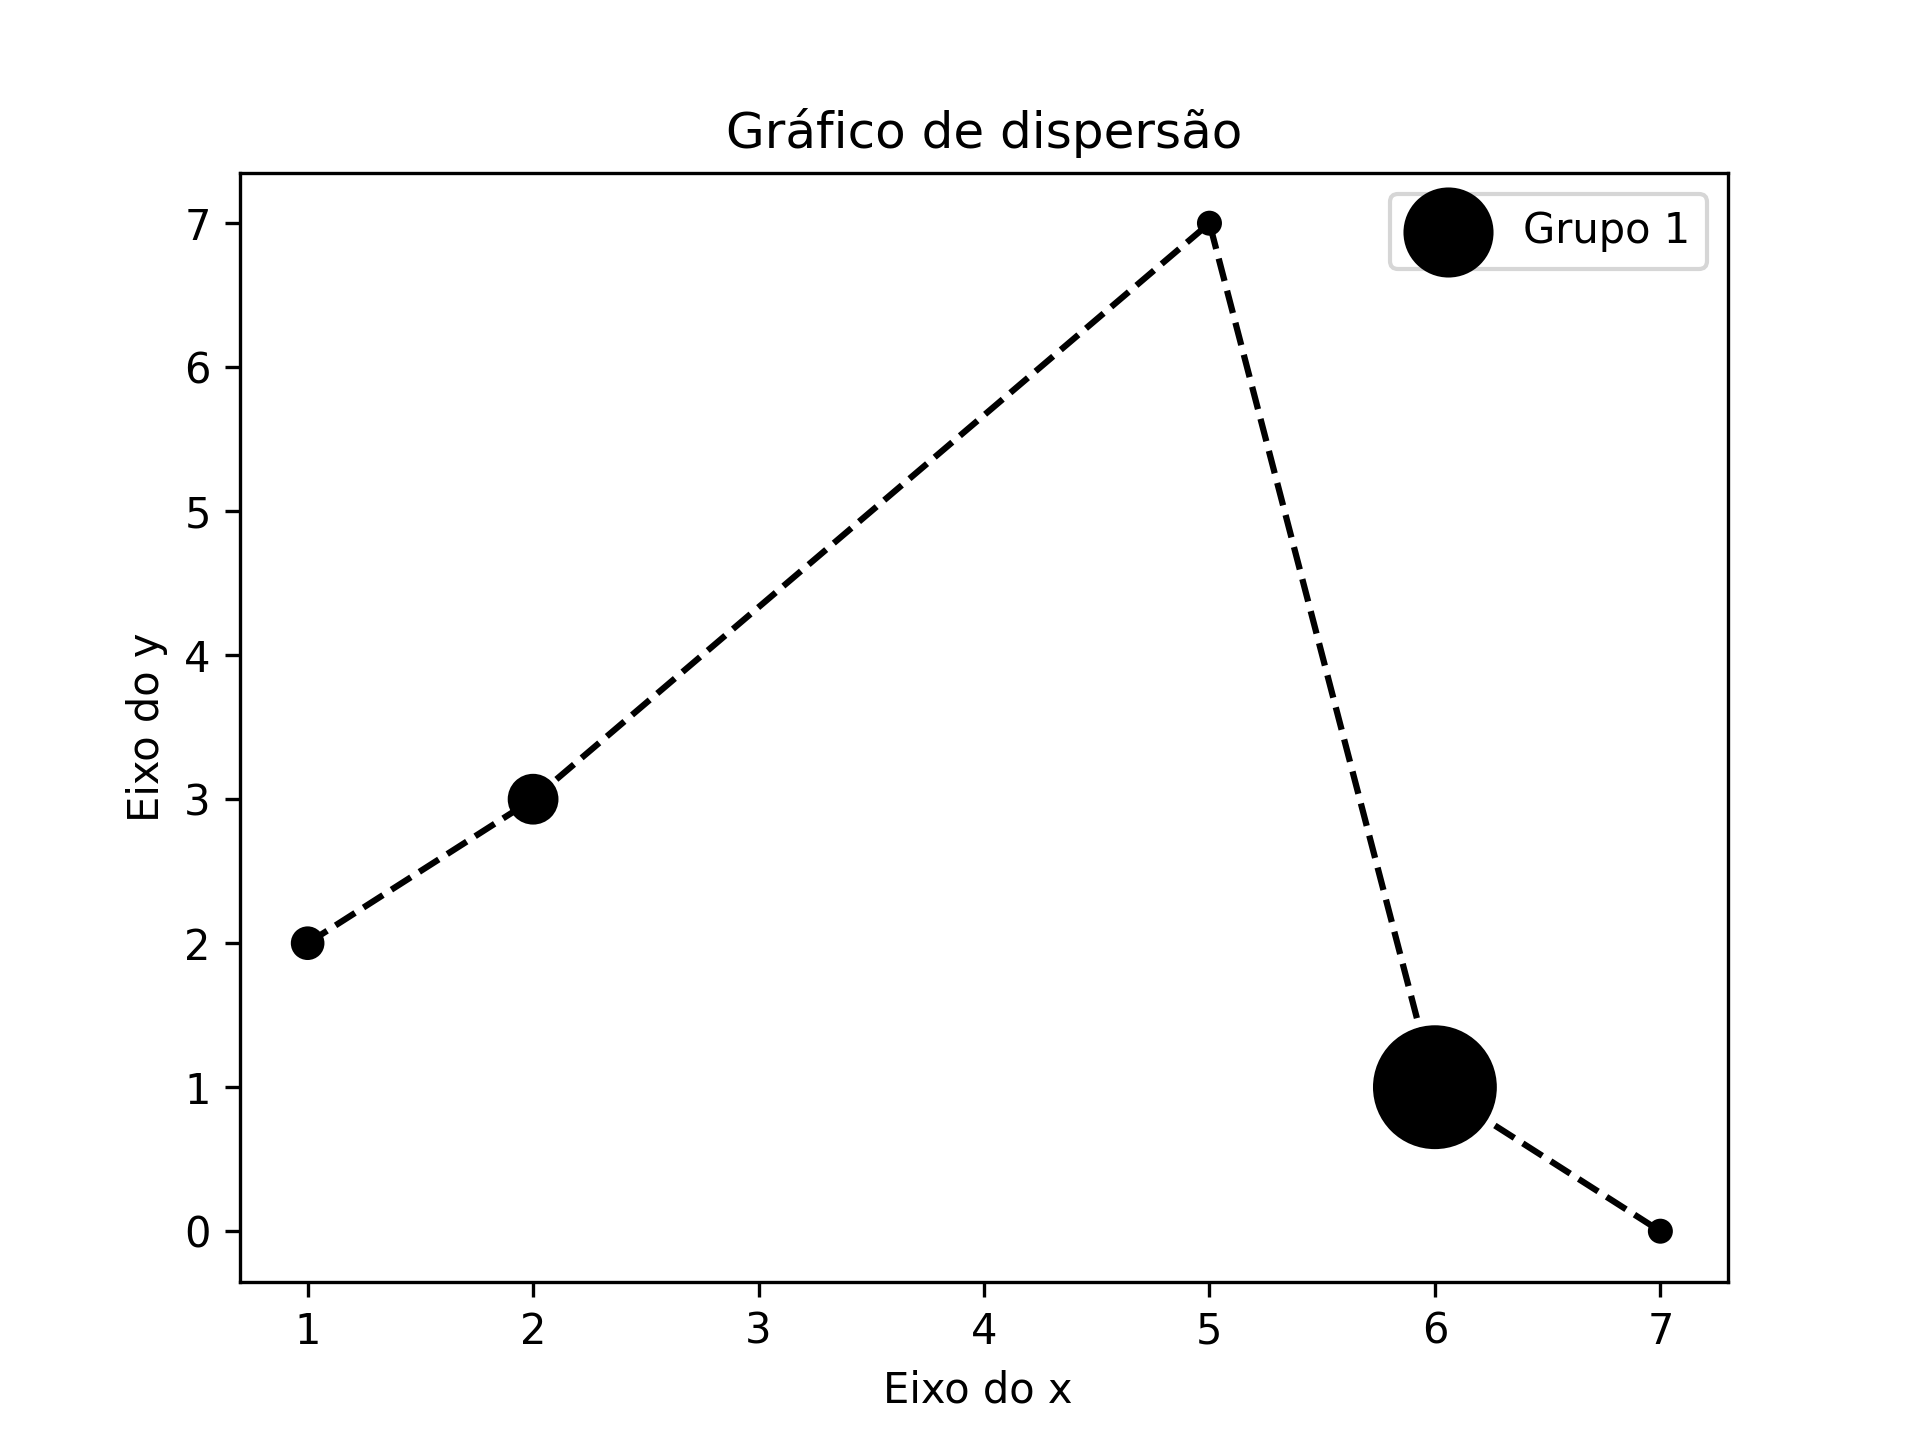

Write the Python code that produced this figure.
import matplotlib.pyplot as plt 

x = [1,2,5,6,7]
y = [2,3,7,1,0]
z = [200,500,100,3300,100]

titulo = "Gráfico de dispersão"
eixox = "Eixo do x "
eixoy = "Eixo do y"

plt.title(titulo)
plt.xlabel(eixox)
plt.ylabel(eixoy)

plt.scatter(x,y, label = "Grupo 1", color="k", marker=".", s=z, )#desenha o gráfico 
plt.plot(x,y, color="k", linestyle="--") #gráfico de linhas 
plt.legend() #mostrar as labels 
#plt.show
plt.savefig("graficodispersao.png", dpi=300)#guarda a figura, dpi aumenta a resolucao da figura 
plt.savefig("graficodispersao.pdf")

"""
color: cor (ver exemplos abaixo)
label: rótulo
linestyle: estilo de linha (ver exemplos abaixo)
linewidth: largura da linha
marker: marcador (ver exemplos abaixo)

'b' blue
'g' green
'r' red
'c' cyan
'm' magenta
'y' yellow
'k' black
'w' white

Marcadores (marker)
'.' point marker
',' pixel marker
'o' circle marker
'v' triangle_down marker
'^' triangle_up marker
'<' triangle_left marker
'>' triangle_right marker
'1' tri_down marker
'2' tri_up marker
'3' tri_left marker
'4' tri_right marker
's' square marker
'p' pentagon marker
'*' star marker
'h' hexagon1 marker
'H' hexagon2 marker
'+' plus marker
'x' x marker
'D' diamond marker
'd' thin_diamond marker
'|' vline marker
'_' hline marker

Tipos de linha (linestyle)
'-' solid line style
'--' dashed line style
'-.' dash-dot line style
':' dotted line style

Fonte: https://matplotlib.org/api/_as_gen/matplotlib.pyplot.plot.html

"""